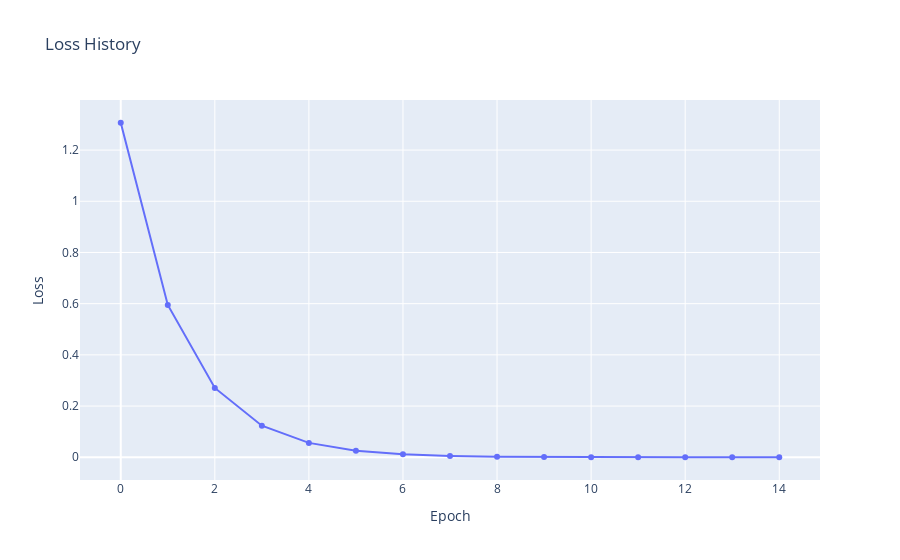

The notebook cell this image was saved under:
### Code cell
fig = go.Figure()
fig.add_trace(go.Scatter(y=history))
fig.update_layout(
    title="Loss History",
    xaxis_title="Epoch",
    yaxis_title="Loss"
)
fig.show()

### Figure 1 — Plotly figure (JSON) as saved in the notebook; plotly's stock layout.template omitted (floating-point values rounded to 4 significant figures)
{"data": [{"type": "scatter", "y": [1.307, 0.5948, 0.2708, 0.1232, 0.0561, 0.02554, 0.01162, 0.005291, 0.002409, 0.001096, 0.0004991, 0.0002272, 0.0001034, 4.707e-05, 2.143e-05]}], "layout": {"title": {"text": "Loss History"}, "xaxis": {"title": {"text": "Epoch"}}, "yaxis": {"title": {"text": "Loss"}}}}
